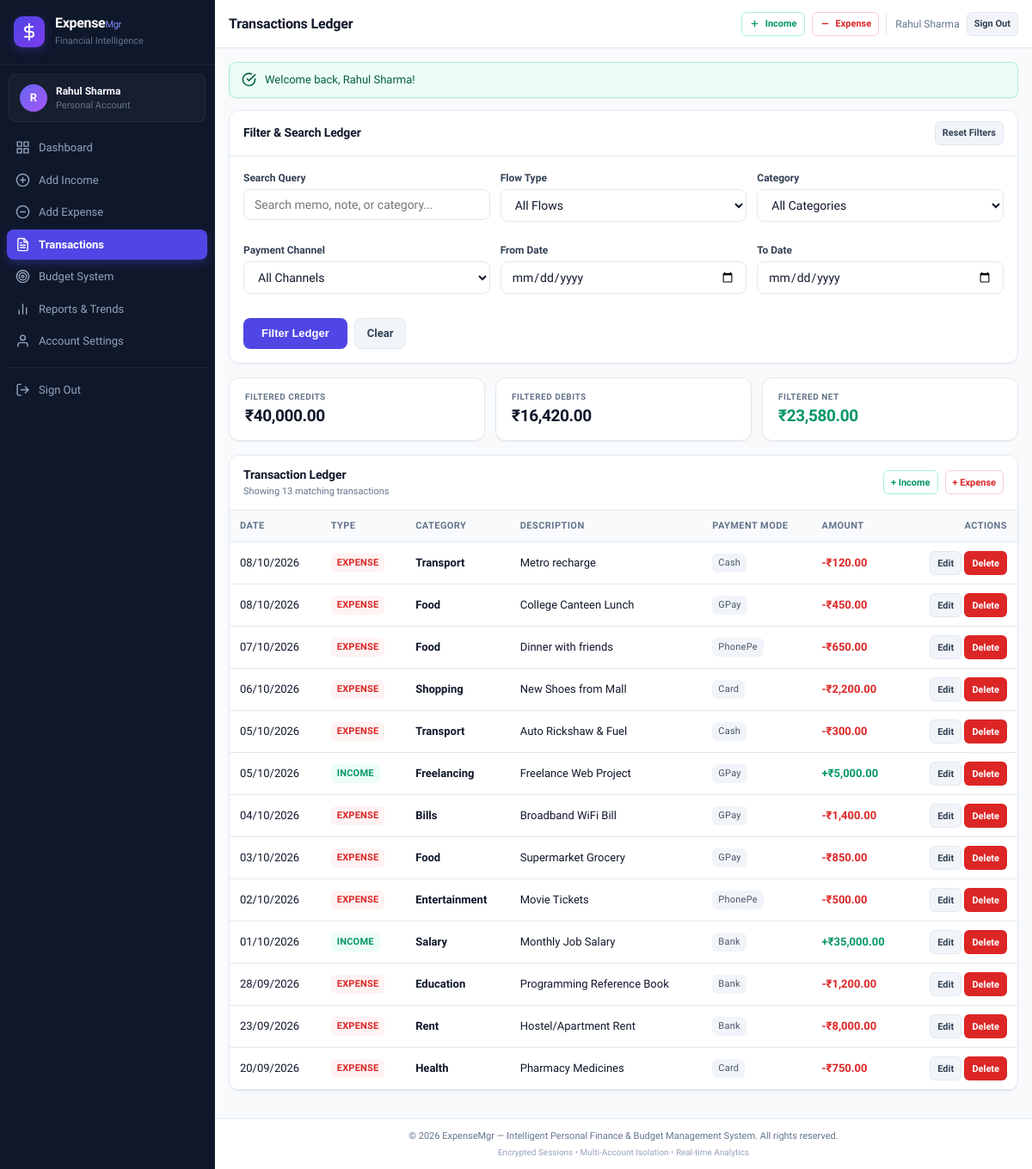
Screenshot of /transactions.php (signed in) with the database file from the repository.
### tables this page shows
CREATE TABLE `transactions` (
  `transaction_id` INT NOT NULL AUTO_INCREMENT,
  `user_id` INT NOT NULL,
  `category_id` INT NOT NULL,
  `amount` DECIMAL(10,2) NOT NULL,
  `type` ENUM('income', 'expense') NOT NULL,
  `payment_method` VARCHAR(50) NOT NULL,
  `transaction_date` DATE NOT NULL,
  `description` VARCHAR(255) DEFAULT NULL,
  `created_at` TIMESTAMP DEFAULT CURRENT_TIMESTAMP,
  PRIMARY KEY (`transaction_id`),
  KEY `idx_transactions_user` (`user_id`),
  KEY `idx_transactions_date` (`transaction_date`),
  KEY `idx_transactions_type` (`type`),
  CONSTRAINT `fk_transactions_user` FOREIGN KEY (`user_id`) REFERENCES `users` (`user_id`) ON DELETE CASCADE,
  CONSTRAINT `fk_transactions_category` FOREIGN KEY (`category_id`) REFERENCES `categories` (`category_id`) ON DELETE RESTRICT
);

CREATE TABLE `categories` (
  `category_id` INT NOT NULL AUTO_INCREMENT,
  `category_name` VARCHAR(100) NOT NULL,
  `type` ENUM('income', 'expense') NOT NULL,
  PRIMARY KEY (`category_id`)
);

### includes/functions.php (called while the page is built, shortened)
<?php
function formatCurrency($amount): string {
    return '₹' . number_format((float)$amount, 2);
}
function formatDate(string $dateStr): string {
    $time = strtotime($dateStr);
    return $time ? date('d/m/Y', $time) : $dateStr;
}

### transactions.php (the view, shortened to what this page needs)
<?php
require_once __DIR__ . '/includes/functions.php';
$userId = getCurrentUserId();
$startDate       = trim($_GET['start_date'] ?? '');
$endDate         = trim($_GET['end_date'] ?? '');
$searchKeyword   = trim($_GET['search'] ?? '');
$pdo = getDBConnection();
$sql = "SELECT t.*, c.category_name
        FROM transactions t
        JOIN categories c ON t.category_id = c.category_id
        WHERE t.user_id = ?";
$params = [$userId];
$sql .= " ORDER BY t.transaction_date DESC, t.transaction_id DESC";
$stmt = $pdo->prepare($sql);
$stmt->execute($params);
$transactions = $stmt->fetchAll();
$filteredIncome = 0;
$filteredExpense = 0;
foreach ($transactions as $t) {
    if ($t['type'] === 'income') {
        $filteredIncome += (float)$t['amount'];
    } else {
        $filteredExpense += (float)$t['amount'];
    }
}
$filteredNet = $filteredIncome - $filteredExpense;
require_once __DIR__ . '/includes/header.php';
?>
<div class="card">
    <div class="card-header">
        <h2 class="card-title">Filter &amp; Search Ledger</h2>
        <a href="transactions.php" class="btn btn-sm btn-secondary">Reset Filters</a>
    </div>
    <div class="card-body">
        <form action="transactions.php" method="GET" class="form-grid">
            <div class="form-group">
                <label for="filter_search" class="form-label">Search Query</label>
                <input type="text" id="filter_search" name="search" value="<?= htmlspecialchars($searchKeyword) ?>" class="form-control" placeholder="Search memo, note, or category...">
            </div>
            <div class="form-group">
                <label for="filter_type" class="form-label">Flow Type</label>
                <select id="filter_type" name="type" class="form-control">
                    <option value="">All Flows</option>
                </select>
            </div>
            <div class="form-group">
                <label for="filter_category" class="form-label">Category</label>
                <select id="filter_category" name="category" class="form-control">
                    <option value="0">All Categories</option>
                </select>
            </div>
            <div class="form-group">
                <label for="filter_method" class="form-label">Payment Channel</label>
                <select id="filter_method" name="method" class="form-control">
                    <option value="">All Channels</option>
                </select>
            </div>
            <div class="form-group">
                <label for="filter_start" class="form-label">From Date</label>
                <input type="date" id="filter_start" name="start_date" value="<?= htmlspecialchars($startDate) ?>" class="form-control">
            </div>
            <div class="form-group">
                <label for="filter_end" class="form-label">To Date</label>
                <input type="date" id="filter_end" name="end_date" value="<?= htmlspecialchars($endDate) ?>" class="form-control">
            </div>
            <div style="grid-column: 1 / -1; display: flex; gap: 8px; margin-top: 4px;">
                <button type="submit" class="btn btn-primary" style="padding: 9px 20px;">Filter Ledger</button>
                <a href="transactions.php" class="btn btn-secondary">Clear</a>
            </div>
        </form>
    </div>
</div>
<div class="stats-grid-3">
    <div class="stat-card income" style="padding: 14px 18px;">
        <div class="stat-info">
            <div class="stat-label">Filtered Credits</div>
            <div class="stat-value" style="font-size: 19px;"><?= formatCurrency($filteredIncome) ?></div>
        </div>
    </div>
    <div class="stat-card expense" style="padding: 14px 18px;">
        <div class="stat-info">
            <div class="stat-label">Filtered Debits</div>
            <div class="stat-value" style="font-size: 19px;"><?= formatCurrency($filteredExpense) ?></div>
        </div>
    </div>
    <div class="stat-card balance" style="padding: 14px 18px;">
        <div class="stat-info">
            <div class="stat-label">Filtered Net</div>
            <div class="stat-value" style="font-size: 19px; color: <?= $filteredNet >= 0 ? 'var(--success)' : 'var(--danger)' ?>;">
                <?= formatCurrency($filteredNet) ?>
            </div>
        </div>
    </div>
</div>
<div class="card">
    <div class="card-header">
        <div>
            <h2 class="card-title">Transaction Ledger</h2>
            <p class="card-subtitle">Showing <?= count($transactions) ?> matching transactions</p>
        </div>
        <div style="display: flex; gap: 8px;">
            <a href="add_income.php" class="btn btn-sm btn-outline-success">+ Income</a>
            <a href="add_expense.php" class="btn btn-sm btn-outline-danger">+ Expense</a>
        </div>
    </div>
    <div class="card-body" style="padding: 0;">
        <div class="table-responsive">
            <table class="data-table">
                <thead>
                    <tr>
                        <th>Date</th>
                        <th>Type</th>
                        <th>Category</th>
                        <th>Description</th>
                        <th>Payment Mode</th>
                        <th>Amount</th>
                        <th style="text-align: right;">Actions</th>
                    </tr>
                </thead>
                <tbody>
                    <?php if (empty($transactions)): ?>
                        <tr>
                            <td colspan="7" style="text-align: center; padding: 40px; color: var(--text-light);">
                                No records matched your filter criteria. Try resetting the filters.
                            </td>
                        </tr>
                    <?php else: ?>
                        <?php foreach ($transactions as $txn): ?>
                            <tr>
                                <td><?= formatDate($txn['transaction_date']) ?></td>
                                <td>
                                    <span class="badge badge-<?= $txn['type'] ?>">
                                        <?= strtoupper($txn['type']) ?>
                                    </span>
                                </td>
                                <td><strong><?= htmlspecialchars($txn['category_name']) ?></strong></td>
                                <td><?= htmlspecialchars($txn['description'] ?: '-') ?></td>
                                <td>
                                    <span class="badge badge-method"><?= htmlspecialchars($txn['payment_method']) ?></span>
                                </td>
                                <td class="amount-<?= $txn['type'] ?>">
                                    <?= ($txn['type'] === 'income' ? '+' : '-') . formatCurrency($txn['amount']) ?>
                                </td>
                                <td style="text-align: right;">
                                    <a href="edit_transaction.php?id=<?= $txn['transaction_id'] ?>" class="btn btn-sm btn-secondary" style="padding: 3px 8px;">
                                        Edit
                                    </a>
                                    <a href="delete_transaction.php?id=<?= $txn['transaction_id'] ?>"
                                       onclick="return confirmDelete(event, 'Delete transaction #<?= $txn['transaction_id'] ?>?');"
                                       class="btn btn-sm btn-danger" style="padding: 3px 8px;">
                                        Delete
                                    </a>
                                </td>
                            </tr>
                        <?php endforeach; ?>
                    <?php endif; ?>
                </tbody>
            </table>
        </div>
    </div>
</div>
<?php require_once __DIR__ . '/includes/footer.php'; ?>

### rows the page displays
transactions: transaction_date "08/10/2026", type "EXPENSE", category.category_name "Transport", description "Metro recharge", payment_method "Cash", amount "₹120.00"
transactions: transaction_date "08/10/2026", type "EXPENSE", category.category_name "Food", description "College Canteen Lunch", payment_method "GPay", amount "₹450.00"
transactions: transaction_date "07/10/2026", type "EXPENSE", category.category_name "Food", description "Dinner with friends", payment_method "PhonePe", amount "₹650.00"
transactions: transaction_date "06/10/2026", type "EXPENSE", category.category_name "Shopping", description "New Shoes from Mall", payment_method "Card", amount "₹2,200.00"
transactions: transaction_date "05/10/2026", type "EXPENSE", category.category_name "Transport", description "Auto Rickshaw & Fuel", payment_method "Cash", amount "₹300.00"
transactions: transaction_date "05/10/2026", type "INCOME", category.category_name "Freelancing", description "Freelance Web Project", payment_method "GPay", amount "₹5,000.00"
transactions: transaction_date "04/10/2026", type "EXPENSE", category.category_name "Bills", description "Broadband WiFi Bill", payment_method "GPay", amount "₹1,400.00"
transactions: transaction_date "03/10/2026", type "EXPENSE", category.category_name "Food", description "Supermarket Grocery", payment_method "GPay", amount "₹850.00"
transactions: transaction_date "02/10/2026", type "EXPENSE", category.category_name "Entertainment", description "Movie Tickets", payment_method "PhonePe", amount "₹500.00"
transactions: transaction_date "01/10/2026", type "INCOME", category.category_name "Salary", description "Monthly Job Salary", payment_method "Bank", amount "₹35,000.00"
transactions: transaction_date "28/09/2026", type "EXPENSE", category.category_name "Education", description "Programming Reference Book", payment_method "Bank", amount "₹1,200.00"
transactions: transaction_date "23/09/2026", type "EXPENSE", category.category_name "Rent", description "Hostel/Apartment Rent", payment_method "Bank", amount "₹8,000.00"
transactions: transaction_date "20/09/2026", type "EXPENSE", category.category_name "Health", description "Pharmacy Medicines", payment_method "Card", amount "₹750.00"

### other values shown
substr($userName, 0, 1) "R"
$userName "Rahul Sharma"
$pageTitle "Transactions Ledger"
$flashSuccess "Welcome back, Rahul Sharma!"
formatCurrency($filteredIncome) "₹40,000.00"
formatCurrency($filteredExpense) "₹16,420.00"
formatCurrency($filteredNet) "₹23,580.00"
count($transactions) "13"
